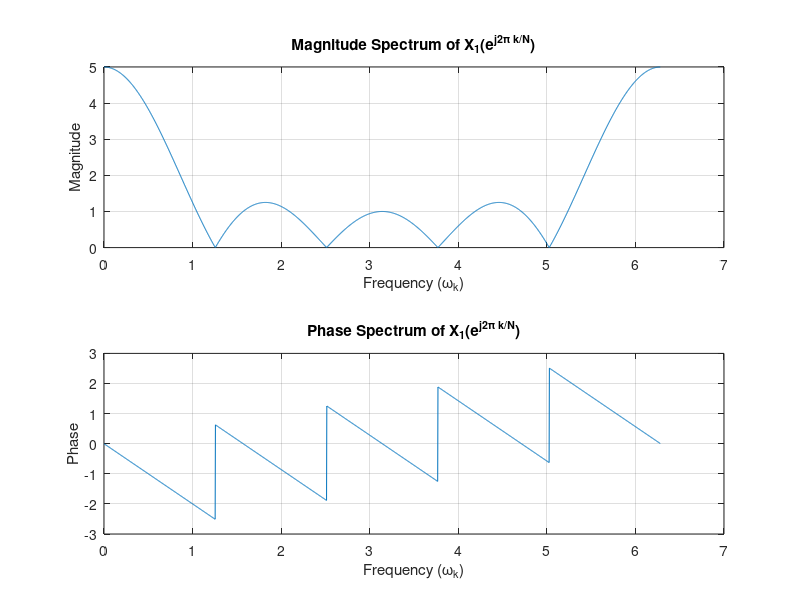
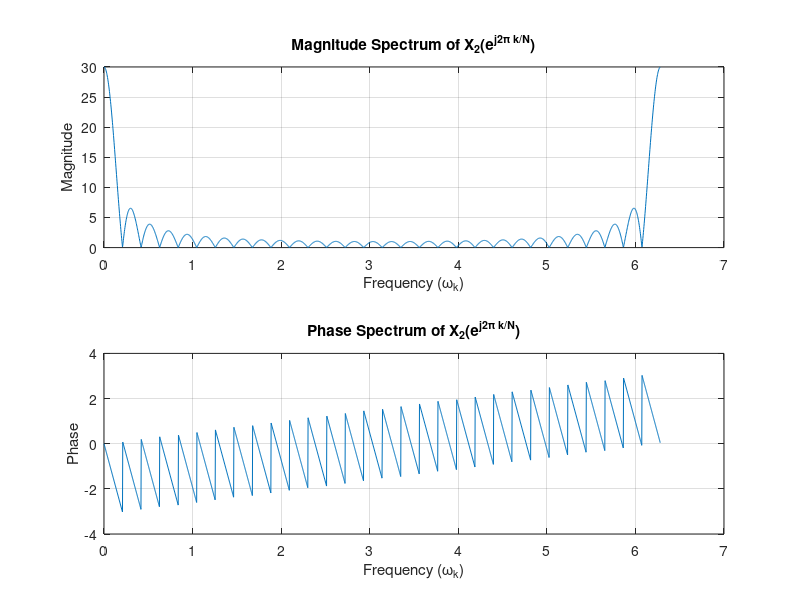

The MATLAB script that drew these images, in order:
N1 = 5;                        % Διάρκεια σήματος x1[n]
N2 = 30;                       % Διάρκεια σήματος x2[n]
x1 = ones(1, N1);              % Σήμα x1[n]
x2 = ones(1, N2);              % Σήμα x2[n]
NFFT = 2048;                   % Σημεία N
X1 = fft(x1, NFFT);            % FFT{x1[n]}
X2 = fft(x2, NFFT);            % FFT{x2[n]}

omega = 2*pi*(0:NFFT-1)./NFFT; % Άξονας ω
mag1 = abs(X1);                % |X1(e^j2πkN)|
ph1 = angle(X1);               % <X1(e^j2πkN)
mag2 = abs(X2);                % |X2(e^j2πkN)|
ph2 = angle(X2);               % <X2(e^j2πkN)

figure; subplot(211); plot(omega, mag1); grid;           % Γράφημα |X1(e^j2πkN)|
title('Magnitude Spectrum of X_1(e^{j2\pi k/N})');       % Τίτλος
ylabel('Magnitude'); xlabel('Frequency (\omega_k)');     % Ετικέτες
subplot(212); plot(omega, ph1); grid;                    % Γράφημα <X1(e^j2πkN)
title('Phase Spectrum of X_1(e^{j2\pi k/N})');           % Τίτλος
ylabel('Phase'); xlabel('Frequency (\omega_k)');         % Ετικέτες
figure; subplot(211); plot(omega, mag2); grid;           % Γράφημα |X2(e^j2πkN)|
title('Magnitude Spectrum of X_2(e^{j2\pi k/N})');       % Τίτλος
ylabel('Magnitude'); xlabel('Frequency (\omega_k)');     % Ετικέτες
subplot(212); plot(omega, ph2); grid;                    % Γράφημα <X2(e^j2πkN)
title('Phase Spectrum of X_2(e^{j2\pi k/N})');           % Τίτλος
ylabel('Phase'); xlabel('Frequency (\omega_k)');         % Ετικέτες
